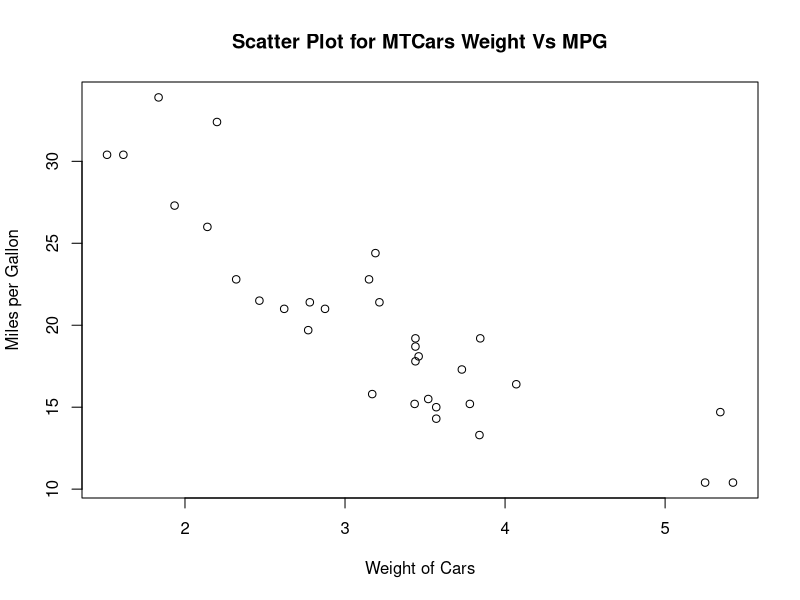
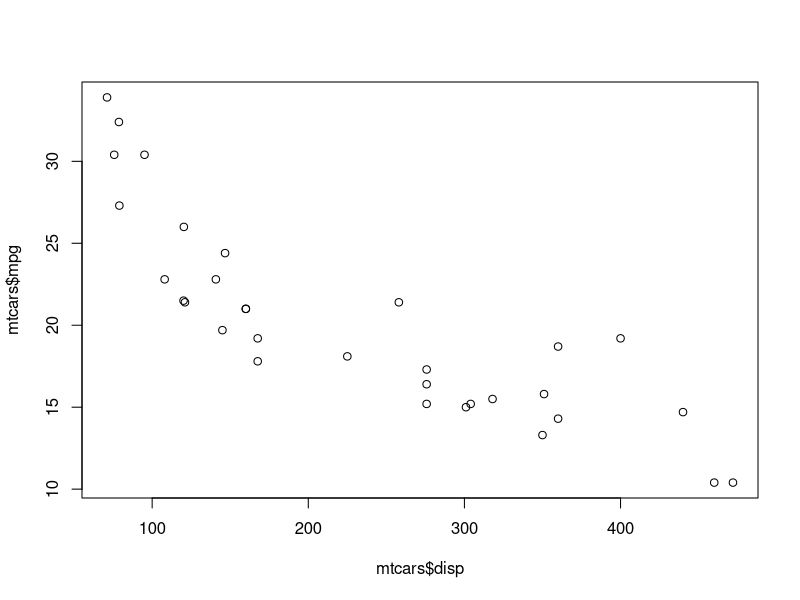

These charts were generated, in order, by the following R code:
# Perform the following tasks:
# (a) Import mtcars dataset.
# (b) Visualize your data using scatter plots
# (c) Compute the Correlation between mpg and wt variables.

data("mtcars")
head(mtcars, 6)
nrow(mtcars)
plot(mtcars$wt , mtcars$mpg, xlab = 'Weight of Cars', ylab = 'Miles per Gallon', main = 'Scatter Plot for MTCars Weight Vs MPG')
plot(mtcars$disp , mtcars$mpg)
cor(mtcars$wt, mtcars$mpg)
